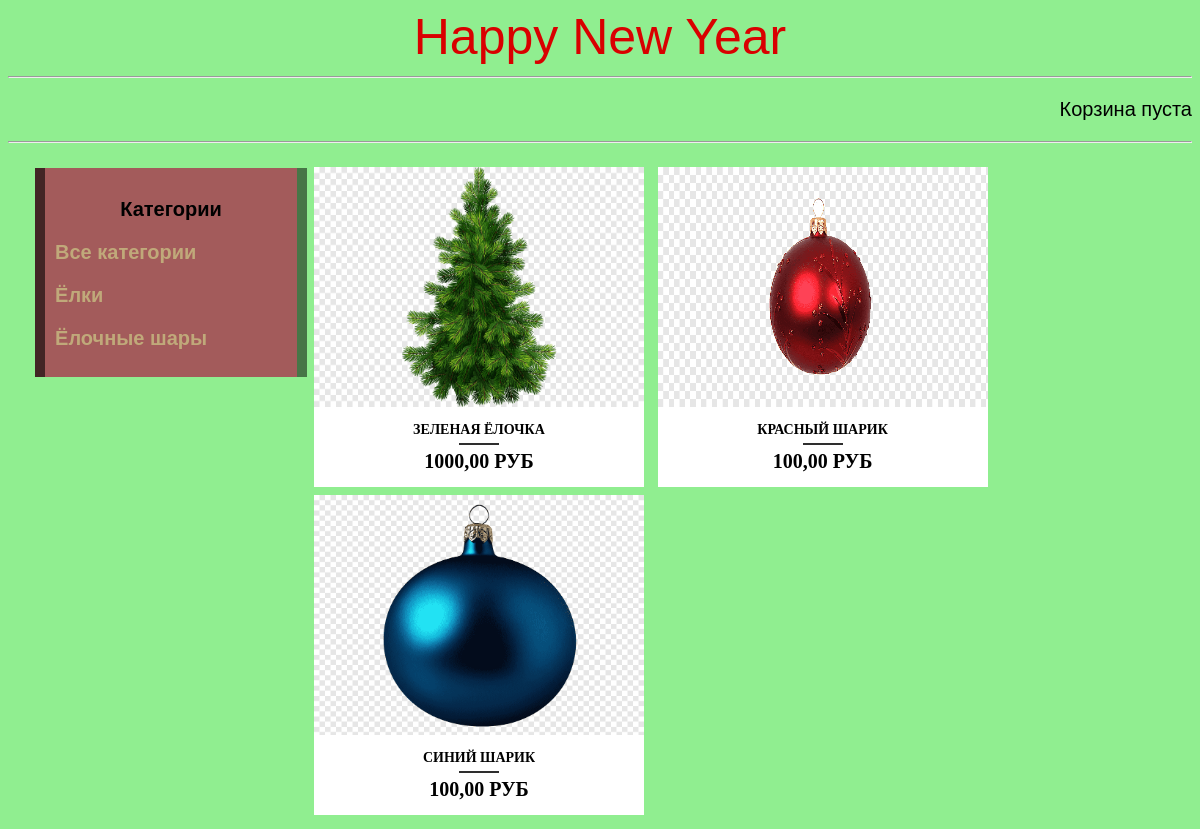
The page / on the database its author committed.
### shop/models.py (models this page shows, shortened)
class Category(models.Model):
    name = models.CharField(max_length=200, db_index=True)
    slug = models.SlugField(max_length=200, db_index=True, unique=True)
    class Meta:
        ordering = ('name',)
        verbose_name = 'Категория'
        verbose_name_plural = 'Категории'

class Product(models.Model):
    category = models.ForeignKey(Category, on_delete=models.CASCADE, related_name='products')
    name = models.CharField(max_length=200, db_index=True)
    slug = models.SlugField(max_length=200, db_index=True)
    image = models.ImageField(upload_to='products/%Y/%m/%d', blank=True)
    description = models.TextField(blank=True)
    price = models.DecimalField(max_digits=10, decimal_places=2)
    stock = models.PositiveIntegerField()
    available = models.BooleanField(default=True)
    created = models.DateTimeField(auto_now_add=True)
    updated = models.DateTimeField(auto_now=True)
    class Meta:
        ordering = ('name',)
        index_together = (('id', 'slug'),)

### shop/views.py (the view)
# urls.py: path('', include(('shop.urls', 'shop'), namespace='shop')),
def shop(request):
    return render(request, 'base.html', {"contents": Product.objects.all(), "categories":Category.objects.all()})

### cart/cart.py (called while the page is built)
    def __len__(self):
        return sum(item['quantity'] for item in self.cart.values())

### cart/context_processors.py (called while the page is built)
def cart(request):
    return {'cart': Cart(request)}

### shop/templates/shop/base.html (shortened to what this page needs)
{% load static %}
<!DOCTYPE html>
<html>
<head>
    <link href="{% static "/css/base.css" %}" rel="stylesheet">
</head>
<body>
    <div id="header">
        <a href="/" class="logo">Happy New Year</a>
    </div>
    <hr id="subheader">
    <p class="cart_base">
        {% with total_items=cart|length %}
        {% if cart|length > 0 %}
        <a href="{% url 'cart:cart_detail' %}" class="logo">
            Корзина:
            {{ total_items }}
        </a>
        ({{ cart.get_total_price }} руб)
        {% else %}
        Корзина пуста
        {% endif %}
        {% endwith %}
    </p>
    <hr>
    {% block categories %}
    <div id="categories">
        <p style="text-align: center;">Категории</p>
        <a href="/" class="category" style="text-align: center;"> Все категории </a>
        {% for category in categories %}
        <p>
            <a href="/{{ category.slug }}/" class="category"> {{category.name }} </a>
        </p>
        {% endfor %}
    </div>
    {% endblock %}
    <div id="content">
        {% block content %}
        {% for content in contents %}
        <div class="product-wrap">
            <div class="product-item">
                <img
                    src="{% if content.image %}{{ content.image.url }}{% else %}{% static 'img/no_image.png' %}{% endif %}">
            </div>
            <div class="product-title">
                <a href="/{{ content.id }}/{{ content.slug }}/">{{content.name}}</a>
                <span class="product-price">{{content.price}} руб</span>
            </div>
        </div>
        {% endfor %}
        {% endblock %}
    </div>
</body>
</html>

### shop/static/css/base.css (style rules this page uses)
* { box-sizing: border-box; }
.cart_base { text-align: right; }
body { height: 50%; background: #90EE90; font-family: Tahoma, Arial, sans-serif; color: #000000; font-size: 20px; }
#categories { background-color: #a35b5b; box-shadow: -10px 0 0 rgb(66 37 37), 10px 0 0 rgba(0, 0, 0, 0.5); text-align: left; left: 30px; padding: 10px; position:absolute; top: auto; width: 21%; color: rgb(0 0 0); font-weight: 600; font-size: 20px; margin: 15px 15px 5px; padding-bottom: 7px; display: block; }
#content { padding: 10px; position:absolute; right: 0; top: auto; width: 75%; }
div#header { text-align: center; width: 100%; height: 100%; font-size: 50px; }
#subheader { text-align: right; background: rgb(0 0 0 / 80%); width: 100%; height: 100%; }
.category { text-decoration: none; color: #c0a97a; transition: .3s ease-in-out }
.category::after { position: absolute; width: 40px; height: 2px; background: #270404; left: 50%; margin-left: -20px; bottom: 0; transition: .3s ease-in-out; }
.logo { text-decoration: none; color: #d90000; transition: .3s ease-in-out }
.logo::after { position: absolute; width: 40px; height: 2px; background: #2e2e2e; left: 50%; margin-left: -20px; bottom: 0; transition: .3s ease-in-out; }
.product-wrap { display: inline-block; width: 330px; height: 320px; margin: 4px 4px; background: white; padding: 0 0 20px; text-align: center; font-size: 14px; font-family: Lora; text-transform: uppercase; }
.product-item { position: relative; overflow: hidden; }
.product-wrap img { display: block; width: 100%; height: 240px; }
.product-title { color: #5e5e5e; }
.product-title a { text-decoration: none; color: #000000; font-weight: 600; margin: 15px 0 5px; padding-bottom: 7px; display: block; position: relative; transition: .3s ease-in-out; }
.product-title a:after { content: ""; position: absolute; width: 40px; height: 2px; background: #2e2e2e; left: 50%; margin-left: -20px; bottom: 0; transition: .3s ease-in-out; }
.product-price { font-size: 20px; color: #000000; font-weight: 700; }

### rows shown on the page
Category: name "Ёлки"
Category: name "Ёлочные шары"
Product: image (picture), name "ЗЕЛЕНАЯ ЁЛОЧКА", price "1000,00"
Product: image (picture), name "КРАСНЫЙ ШАРИК", price "100,00"
Product: image (picture), name "СИНИЙ ШАРИК", price "100,00"
